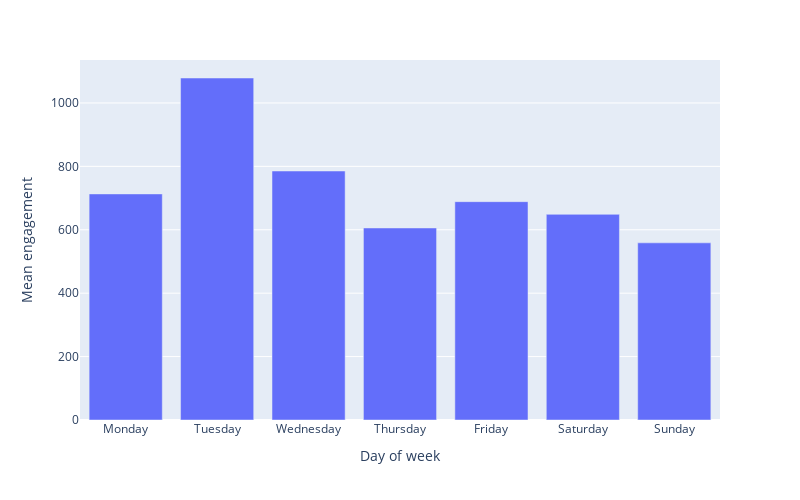

Notebook source saved alongside this figure:
### Markdown cell above
**Time plots**

### Code cell
plot = df.groupby(['Day_Of_Week']).engagement.mean()#.sort_values(ascending=False)

fig = px.bar(x=plot.index, y = plot.values, height=500, width=800)
fig.update_xaxes(title_text='Day of week')
fig.update_yaxes(title_text='Mean engagement')
fig.update_xaxes(type='category')
fig.update_layout(
    xaxis = dict(tickmode = 'array',
                 tickvals = [0, 1, 2, 3, 4, 5, 6],
        ticktext = ['Monday', 'Tuesday', 'Wednesday', 'Thursday', 'Friday', 'Saturday', 'Sunday']))
fig.show()

### Figure 1 — Plotly figure (JSON) as saved in the notebook; plotly's stock layout.template omitted (floating-point values rounded to 4 significant figures)
{"data": [{"alignmentgroup": "True", "hovertemplate": "x=%{x}<br>y=%{y}<extra></extra>", "legendgroup": "", "marker": {"color": "#636efa", "pattern": {"shape": ""}}, "name": "", "offsetgroup": "", "orientation": "v", "showlegend": false, "textposition": "auto", "type": "bar", "x": [0, 1, 2, 3, 4, 5, 6], "xaxis": "x", "y": [713.1, 1079.0, 785.3, 605.7, 688.7, 648.7, 558.8], "yaxis": "y"}], "layout": {"barmode": "relative", "height": 500, "legend": {"tracegroupgap": 0}, "margin": {"t": 60}, "width": 800, "xaxis": {"anchor": "y", "domain": [0, 1], "tickmode": "array", "ticktext": ["Monday", "Tuesday", "Wednesday", "Thursday", "Friday", "Saturday", "Sunday"], "tickvals": [0, 1, 2, 3, 4, 5, 6], "title": {"text": "Day of week"}, "type": "category"}, "yaxis": {"anchor": "x", "domain": [0, 1], "title": {"text": "Mean engagement"}}}}
